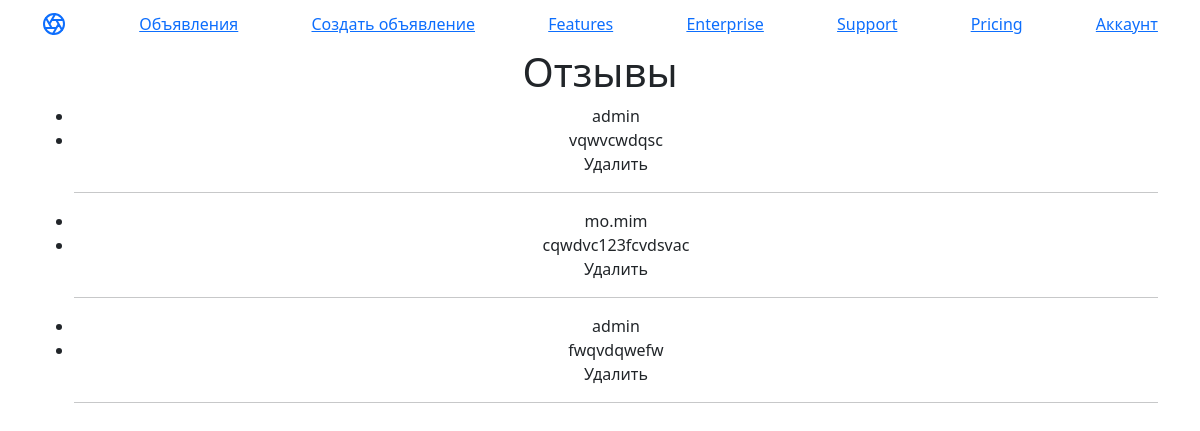
The page /accounts/responses/ (signed in) on the database as committed earlier.
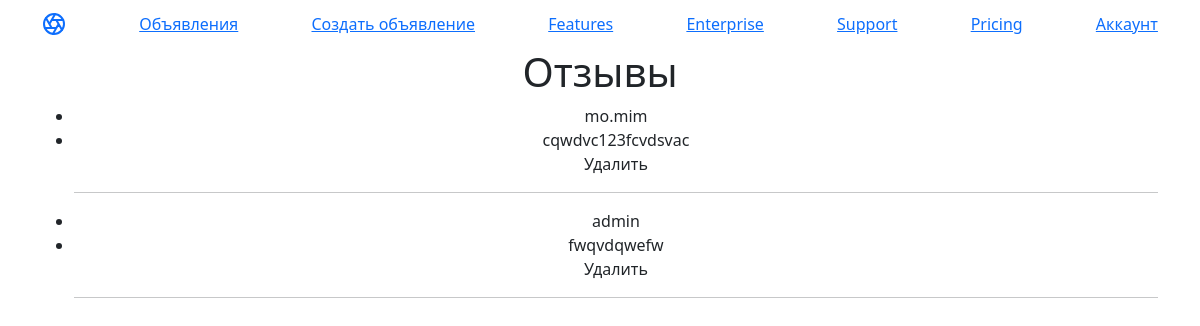
The same page on the database as committed later.
### ads/models.py (models this page shows)
class Response(models.Model):
    ad = models.ForeignKey(Ad, on_delete=models.CASCADE, related_name='response')
    author = models.ForeignKey(User, on_delete=models.CASCADE)
    date_create = models.DateTimeField(auto_now_add=True)
    text = models.TextField()
    def __str__(self):
        return self.text[:20]+'...'

### personal/views.py (the view)
# urls.py: path('accounts/responses/', ResponseList.as_view(), name='responses'),
class ResponseList(ListView):
    model = Response
    template_name = 'personal/response_list.html'
    context_object_name = 'responses'
    def get_queryset(self):
        queryset = Response.objects.filter(ad__author__username=self.request.user.username)
        print(queryset)
        return queryset

### templates/personal/response_list.html
{% extends 'ads/default.html' %}
{% block content %}
  <h1>Отзывы</h1>
  <ul>
  {% for response in responses %}
    <li>{{ response.author }}</li>
    <li>{{ response.text }}</li>
    <a class="nav-link" href="{{ response.id }}/delete ">Удалить</a>
    <hr>
  {% empty %}
    <li>Отзывов нет.</li>
  {% endfor %}
  </ul>
{% endblock %}

Rows that differ between the two databases and show on the page:
removed Response: author "admin", text "vqwvcwdqsc"
